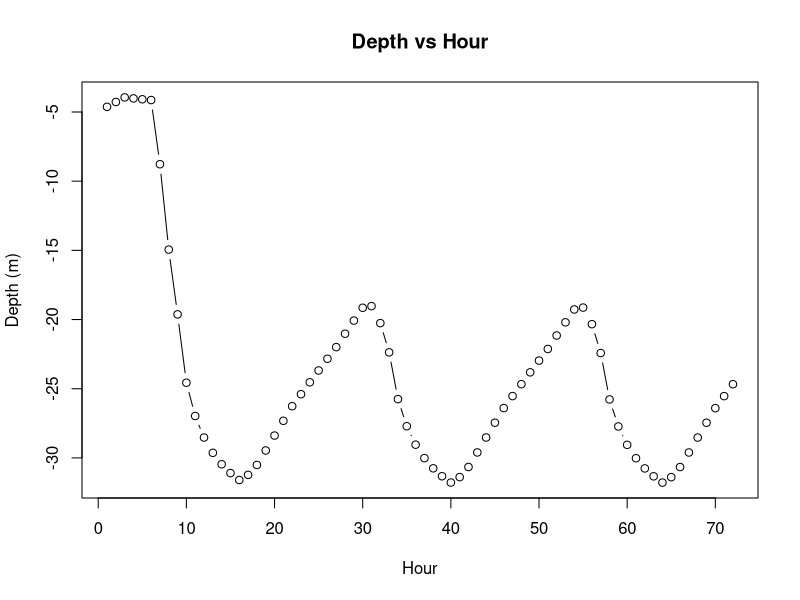

This figure's R source:
z0 <- 5
I0 <- c(5, 5, 5, 10, 10, 10, 50, 100, 150, 250,250,250,250,250,250,250,150,100,50,10,10,10,5,5)
a_d <- 0.1
a <- 10 
b <- 100
v <- 1.5
LENGTH <- 6
dec_dist_scale <- 0.5
C <- 0.23
kR <- 3.5
E <- (   ( (LENGTH / 100 )*dec_dist_scale)^2 )/(  C *  (  (  10^(2.62 *log10( 7 ) -2.01)   )/1000000   )   )

deriv <- function(preyIA, 
                E, 
                Eb, 
                Ke,
                beam_attenuation,
                r) {
  
    #log both sides, rearrange and differentiate with respect to r
    logRHS <- log(0.23* preyIA*E ) 
    logLHS <- log( ((Ke+Eb)/Eb) * r * r * exp(beam_attenuation * r)  ) 
    equation <- logLHS-logRHS
    derivative <- beam_attenuation + 2/r 
  
    
    return (c(equation,derivative))#equation
    #derivative
  
}



getr <- function(beam_attenuation, 
                preyIA, 
                E, 
                Eb, 
                Ke, 
                tol) {

    r <- sqrt(preyIA * E * (Eb/(Ke+Eb)) * 0.23)  #first guess for r
    
    vec <- deriv(preyIA, E, Eb, Ke, beam_attenuation, r)
    eq <- vec[1]
    der <- vec[2]

    while(abs(eq) > tol) {
        # Newtons method
        r <- r - eq/der

        vec <- deriv(preyIA, E, Eb, Ke, beam_attenuation, r)
        eq <- vec[1]
        der <- vec[2]
    }

    return (r)

}
z <- z0
days <- 3
zs <- numeric(length(I0*days))

for(iday in 1:days) {
    for(ihour in 1:24) {
        
        D <- getr(a_d, 1/1000000, E, I0[ihour], kR, 0.001)
        z <- a*I0[ihour]*exp(-a_d*z) / (v * LENGTH^2) - b*D^2*pi*v*LENGTH + z
        if (z < 0) {
            z <- 0
        }
        zs[(iday-1)*24 + ihour] <- z
    }
}

plot(1:(24*days), -zs, type='b', xlab='Hour', ylab='Depth (m)', main='Depth vs Hour')
